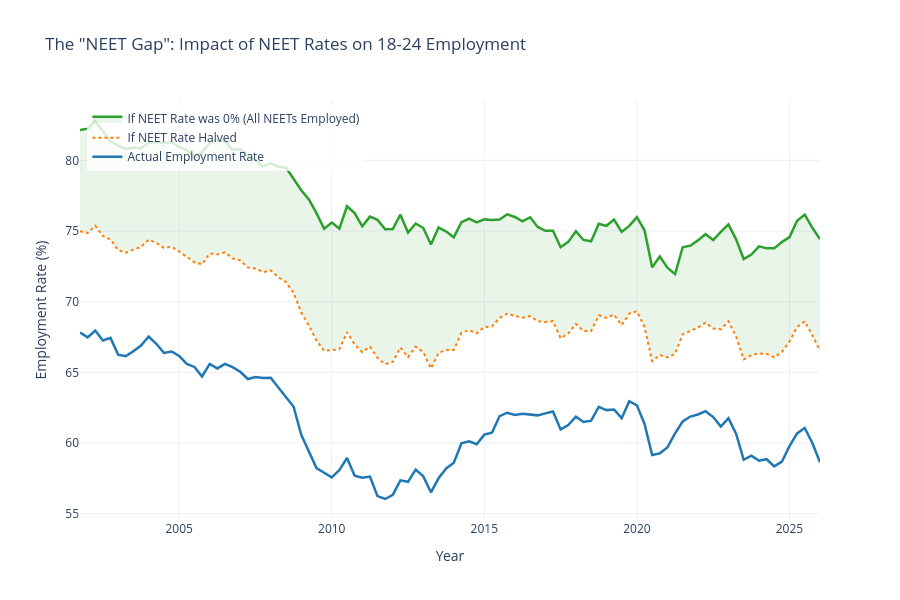

The notebook cell this image was saved under:
### Markdown cell above
## The "NEET Gap": what if these young people were employed instead?

To make the NEET rate concrete, this chart merges the employment and NEET datasets and models two hypothetical scenarios on top of the actual employment rate: what employment would look like if the NEET rate were **halved**, and what it would look like if it were **eliminated entirely** (i.e. every NEET became employed).

### Code cell
col_emp_1824 = find_col(df_people, "Aged 18-24", "Employment_rate")

df_analysis = pd.merge(df_people, df_neet_people, on="Year_Fraction", suffixes=('_A05', '_NEET'))
df_analysis = df_analysis[['Year_Fraction', 'Period_A05', col_emp_1824, col_neet_1824]].dropna().copy()

df_analysis['Potential_Emp_Half_NEET'] = df_analysis[col_emp_1824] + (df_analysis[col_neet_1824] * 0.5)
df_analysis['Potential_Emp_Zero_NEET'] = df_analysis[col_emp_1824] + df_analysis[col_neet_1824]

fig_scenario = go.Figure(data=[
    line_trace(df_analysis['Year_Fraction'], df_analysis[col_emp_1824],
               'Actual Employment Rate', '#1f77b4', width=2.5),
    line_trace(df_analysis['Year_Fraction'], df_analysis['Potential_Emp_Half_NEET'],
               'If NEET Rate Halved', '#ff7f0e', dash='dot'),
    go.Scatter(
        x=df_analysis['Year_Fraction'], y=df_analysis['Potential_Emp_Zero_NEET'],
        mode='lines', name='If NEET Rate was 0% (All NEETs Employed)',
        line=dict(color='#2ca02c', width=2.5),
        fill='tonexty',  # shades the area down to the previous trace
        fillcolor='rgba(44, 160, 44, 0.1)',
    ),
])
style_figure(
    fig_scenario, 'The "NEET Gap": Impact of NEET Rates on 18-24 Employment', 'Employment Rate (%)',
    height=600, width=900,
    legend=dict(yanchor="top", y=0.99, xanchor="left", x=0.01, bgcolor="rgba(255, 255, 255, 0.8)"),
)
fig_scenario.show()
